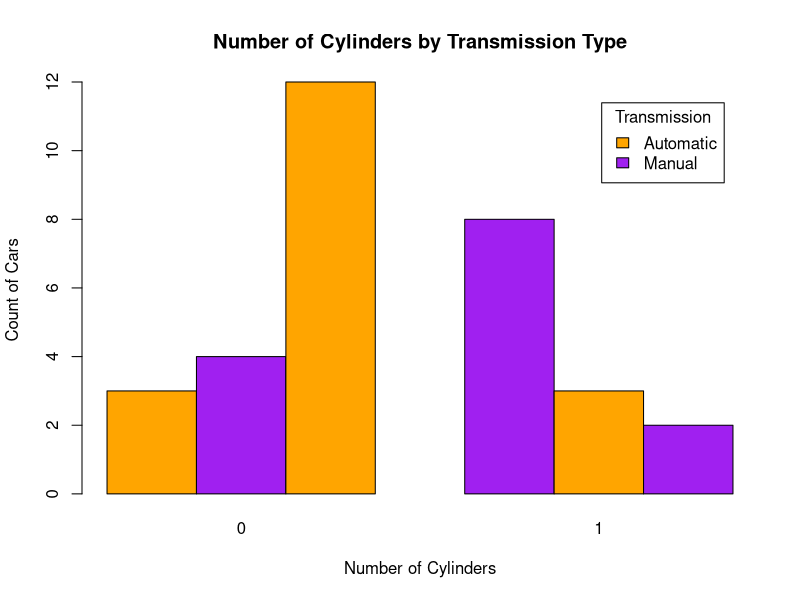

Reproduce this figure in R.
data(mtcars)


cyl_am_table <- table(mtcars$cyl, mtcars$am)

colors <- c("0" = "orange", "1" = "purple")  # 0 = automatic, 1 = manual

barplot(cyl_am_table,
        col = colors,
        beside = TRUE,
        xlab = "Number of Cylinders",
        ylab = "Count of Cars",
        main = "Number of Cylinders by Transmission Type",
        legend.text = c("Automatic", "Manual"),
        args.legend = list(title = "Transmission", x = "topright", inset = 0.05))
